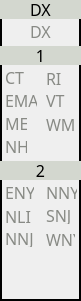
   <widget class="QFrame" name="frame_9">
    <property name="geometry">
     <rect>
      <x>350</x>
      <y>223</y>
      <width>81</width>
      <height>301</height>
     </rect>
    </property>
    <property name="font">
     <font>
      <family>Monospace</family>
      <pointsize>12</pointsize>
     </font>
    </property>
    <property name="frameShape">
     <enum>QFrame::WinPanel</enum>
    </property>
    <property name="frameShadow">
     <enum>QFrame::Plain</enum>
    </property>
    <widget class="QLabel" name="label_15">
     <property name="geometry">
      <rect>
       <x>0</x>
       <y>0</y>
       <width>81</width>
       <height>19</height>
      </rect>
     </property>
     <property name="font">
      <font>
       <family>JetBrains Mono</family>
       <pointsize>12</pointsize>
       <weight>50</weight>
       <bold>false</bold>
      </font>
     </property>
     <property name="styleSheet">
      <string notr="true">background-color: rgb(211, 215, 207);
color: rgb(0, 0, 0);</string>
     </property>
     <property name="text">
      <string>DX</string>
     </property>
     <property name="alignment">
      <set>Qt::AlignCenter</set>
     </property>
    </widget>
    <widget class="QLabel" name="label_16">
     <property name="geometry">
      <rect>
       <x>0</x>
       <y>46</y>
       <width>81</width>
       <height>19</height>
      </rect>
     </property>
     <property name="font">
      <font>
       <family>JetBrains Mono</family>
       <pointsize>12</pointsize>
       <weight>50</weight>
       <bold>false</bold>
      </font>
     </property>
     <property name="styleSheet">
      <string notr="true">background-color: rgb(211, 215, 207);
color: rgb(0, 0, 0);</string>
     </property>
     <property name="text">
      <string>1</string>
     </property>
     <property name="alignment">
      <set>Qt::AlignCenter</set>
     </property>
    </widget>
    <widget class="QLabel" name="label_17">
     <property name="geometry">
      <rect>
       <x>0</x>
       <y>161</y>
       <width>81</width>
       <height>19</height>
      </rect>
     </property>
     <property name="font">
      <font>
       <family>JetBrains Mono</family>
       <pointsize>12</pointsize>
       <weight>50</weight>
       <bold>false</bold>
      </font>
     </property>
     <property name="styleSheet">
      <string notr="true">background-color: rgb(211, 215, 207);
color: rgb(0, 0, 0);</string>
     </property>
     <property name="text">
      <string>2</string>
     </property>
     <property name="alignment">
      <set>Qt::AlignCenter</set>
     </property>
    </widget>
    <widget class="QLabel" name="Section_DX">
     <property name="geometry">
      <rect>
       <x>30</x>
       <y>23</y>
       <width>21</width>
       <height>17</height>
      </rect>
     </property>
     <property name="font">
      <font>
       <family>JetBrains Mono</family>
       <pointsize>12</pointsize>
       <weight>50</weight>
       <bold>false</bold>
      </font>
     </property>
     <property name="styleSheet">
      <string notr="true">color: rgb(136, 138, 133);</string>
     </property>
     <property name="text">
      <string>DX</string>
     </property>
    </widget>
    <widget class="QLabel" name="Section_CT">
     <property name="geometry">
      <rect>
       <x>5</x>
       <y>69</y>
       <width>20</width>
       <height>17</height>
      </rect>
     </property>
     <property name="font">
      <font>
       <family>JetBrains Mono</family>
       <pointsize>12</pointsize>
       <weight>50</weight>
       <bold>false</bold>
      </font>
     </property>
     <property name="styleSheet">
      <string notr="true">color: rgb(136, 138, 133);</string>
     </property>
     <property name="text">
      <string>CT</string>
     </property>
    </widget>
    <widget class="QLabel" name="Section_RI">
     <property name="geometry">
      <rect>
       <x>46</x>
       <y>69</y>
       <width>20</width>
       <height>19</height>
      </rect>
     </property>
     <property name="font">
      <font>
       <family>JetBrains Mono</family>
       <pointsize>12</pointsize>
       <weight>50</weight>
       <bold>false</bold>
      </font>
     </property>
     <property name="styleSheet">
      <string notr="true">color: rgb(136, 138, 133);</string>
     </property>
     <property name="text">
      <string>RI</string>
     </property>
    </widget>
    <widget class="QLabel" name="Section_EMA">
     <property name="geometry">
      <rect>
       <x>5</x>
       <y>92</y>
       <width>32</width>
       <height>17</height>
      </rect>
     </property>
     <property name="font">
      <font>
       <family>JetBrains Mono</family>
       <pointsize>12</pointsize>
       <weight>50</weight>
       <bold>false</bold>
      </font>
     </property>
     <property name="styleSheet">
      <string notr="true">color: rgb(136, 138, 133);</string>
     </property>
     <property name="text">
      <string>EMA</string>
     </property>
    </widget>
    <widget class="QLabel" name="Section_VT">
     <property name="geometry">
      <rect>
       <x>46</x>
       <y>92</y>
       <width>20</width>
       <height>17</height>
      </rect>
     </property>
     <property name="font">
      <font>
       <family>JetBrains Mono</family>
       <pointsize>12</pointsize>
       <weight>50</weight>
       <bold>false</bold>
      </font>
     </property>
     <property name="styleSheet">
      <string notr="true">color: rgb(136, 138, 133);</string>
     </property>
     <property name="text">
      <string>VT</string>
     </property>
    </widget>
    <widget class="QLabel" name="Section_ME">
     <property name="geometry">
      <rect>
       <x>5</x>
       <y>115</y>
       <width>22</width>
       <height>17</height>
      </rect>
     </property>
     <property name="font">
      <font>
       <family>JetBrains Mono</family>
       <pointsize>12</pointsize>
       <weight>50</weight>
       <bold>false</bold>
      </font>
     </property>
     <property name="styleSheet">
      <string notr="true">color: rgb(136, 138, 133);</string>
     </property>
     <property name="text">
      <string>ME</string>
     </property>
    </widget>
    <widget class="QLabel" name="Section_WMA">
     <property name="geometry">
      <rect>
       <x>46</x>
       <y>115</y>
       <width>29</width>
       <height>19</height>
      </rect>
     </property>
     <property name="font">
      <font>
       <family>JetBrains Mono</family>
       <pointsize>12</pointsize>
       <weight>50</weight>
       <bold>false</bold>
      </font>
     </property>
     <property name="styleSheet">
      <string notr="true">color: rgb(136, 138, 133);</string>
     </property>
     <property name="text">
      <string>WMA</string>
     </property>
    </widget>
    <widget class="QLabel" name="Section_NH">
     <property name="geometry">
      <rect>
       <x>5</x>
       <y>138</y>
       <width>22</width>
       <height>17</height>
      </rect>
     </property>
     <property name="font">
      <font>
       <family>JetBrains Mono</family>
       <pointsize>12</pointsize>
       <weight>50</weight>
       <bold>false</bold>
      </font>
     </property>
     <property name="styleSheet">
      <string notr="true">color: rgb(136, 138, 133);</string>
     </property>
     <property name="text">
      <string>NH</string>
     </property>
    </widget>
    <widget class="QLabel" name="Section_ENY">
     <property name="geometry">
      <rect>
       <x>5</x>
       <y>184</y>
       <width>29</width>
       <height>17</height>
      </rect>
     </property>
     <property name="font">
      <font>
       <family>JetBrains Mono</family>
       <pointsize>12</pointsize>
       <weight>50</weight>
       <bold>false</bold>
      </font>
     </property>
     <property name="styleSheet">
      <string notr="true">color: rgb(136, 138, 133);</string>
     </property>
     <property name="text">
      <string>ENY</string>
     </property>
    </widget>
    <widget class="QLabel" name="Section_NNY">
     <property name="geometry">
      <rect>
       <x>46</x>
       <y>184</y>
       <width>31</width>
       <height>17</height>
      </rect>
     </property>
     <property name="font">
      <font>
       <family>JetBrains Mono</family>
       <pointsize>12</pointsize>
       <weight>50</weight>
       <bold>false</bold>
      </font>
     </property>
     <property name="styleSheet">
      <string notr="true">color: rgb(136, 138, 133);</string>
     </property>
     <property name="text">
      <string>NNY</string>
     </property>
    </widget>
    <widget class="QLabel" name="Section_NLI">
     <property name="geometry">
      <rect>
       <x>5</x>
       <y>207</y>
       <width>29</width>
       <height>19</height>
      </rect>
     </property>
     <property name="font">
      <font>
       <family>JetBrains Mono</family>
       <pointsize>12</pointsize>
       <weight>50</weight>
       <bold>false</bold>
      </font>
     </property>
     <property name="styleSheet">
      <string notr="true">color: rgb(136, 138, 133);</string>
     </property>
     <property name="text">
      <string>NLI</string>
     </property>
    </widget>
    <widget class="QLabel" name="Section_SNJ">
     <property name="geometry">
      <rect>
       <x>46</x>
       <y>207</y>
       <width>27</width>
       <height>17</height>
      </rect>
     </property>
     <property name="font">
      <font>
       <family>JetBrains Mono</family>
       <pointsize>12</pointsize>
       <weight>50</weight>
       <bold>false</bold>
      </font>
     </property>
     <property name="styleSheet">
      <string notr="true">color: rgb(136, 138, 133);</string>
     </property>
     <property name="text">
      <string>SNJ</string>
     </property>
    </widget>
    <widget class="QLabel" name="Section_NNJ">
     <property name="geometry">
      <rect>
       <x>5</x>
       <y>230</y>
       <width>30</width>
       <height>17</height>
      </rect>
     </property>
     <property name="font">
      <font>
       <family>JetBrains Mono</family>
       <pointsize>12</pointsize>
       <weight>50</weight>
       <bold>false</bold>
      </font>
     </property>
     <property name="styleSheet">
      <string notr="true">color: rgb(136, 138, 133);</string>
     </property>
     <property name="text">
      <string>NNJ</string>
     </property>
    </widget>
    <widget class="QLabel" name="Section_WNY">
     <property name="geometry">
      <rect>
       <x>46</x>
       <y>230</y>
       <width>29</width>
       <height>19</height>
      </rect>
     </property>
     <property name="font">
      <font>
       <family>JetBrains Mono</family>
       <pointsize>12</pointsize>
       <weight>50</weight>
       <bold>false</bold>
      </font>
     </property>
     <property name="styleSheet">
      <string notr="true">color: rgb(136, 138, 133);</string>
     </property>
     <property name="text">
      <string>WNY</string>
     </property>
    </widget>
   </widget>
